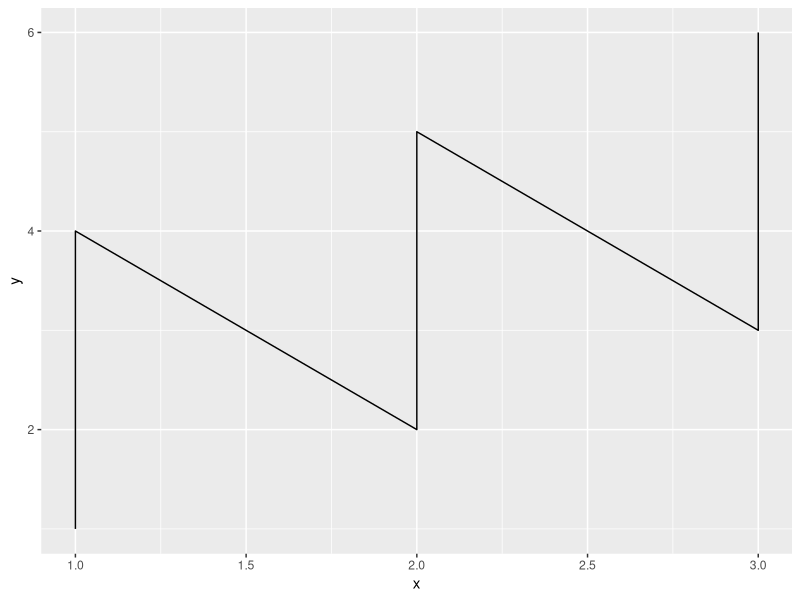
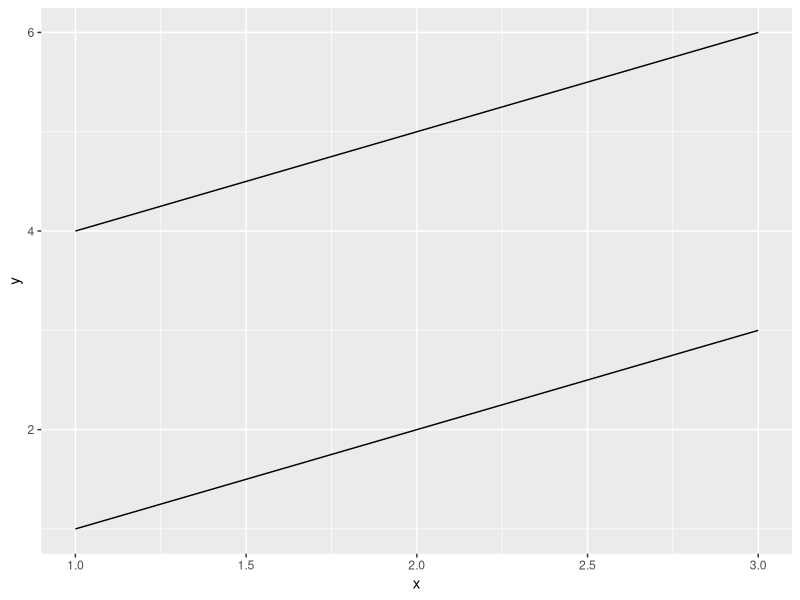
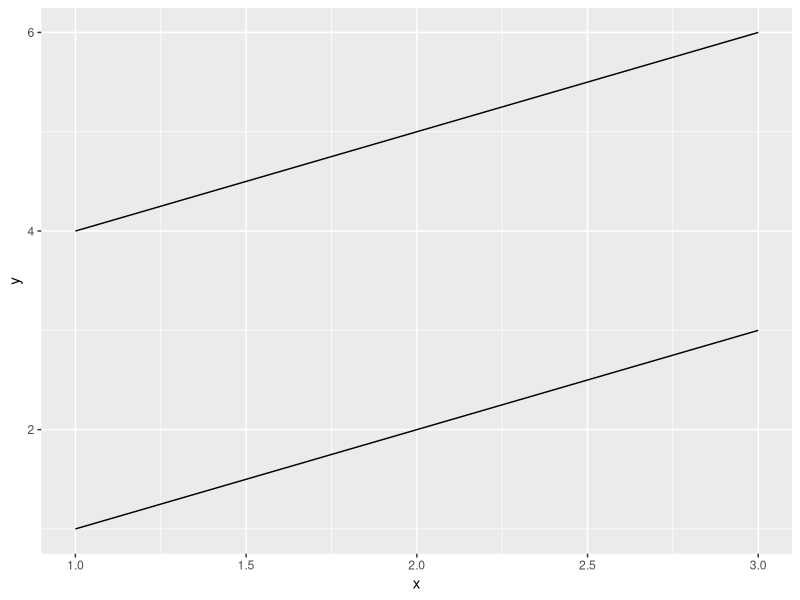
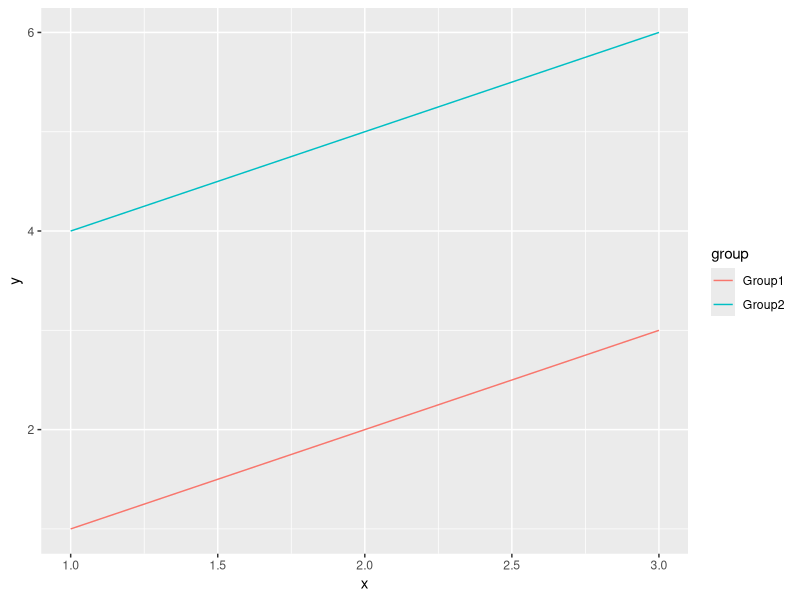
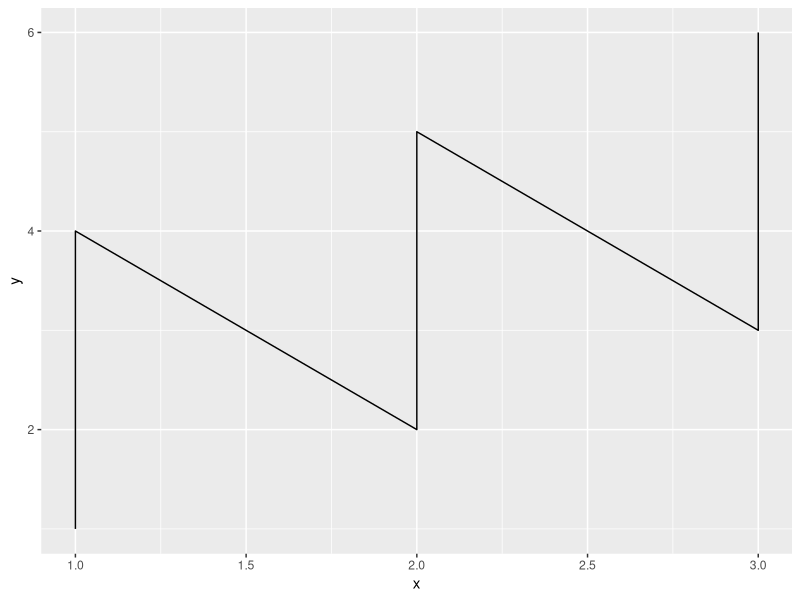
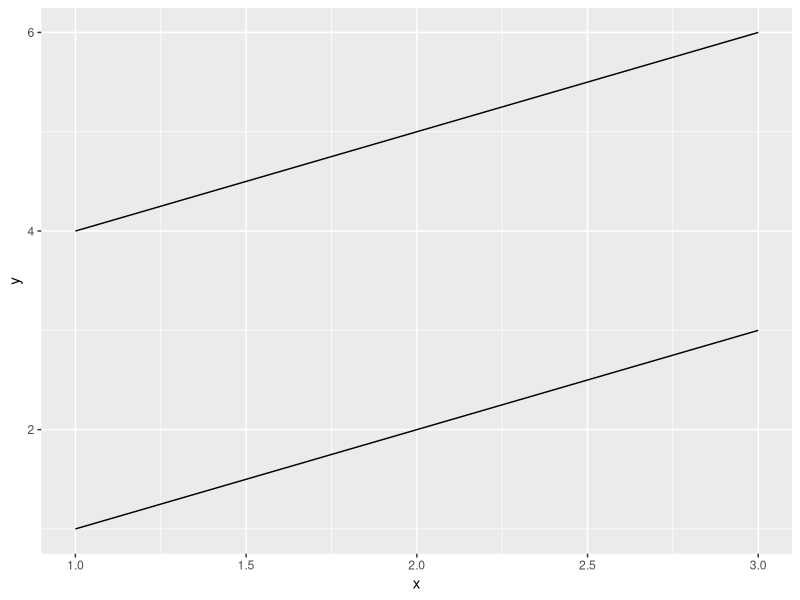
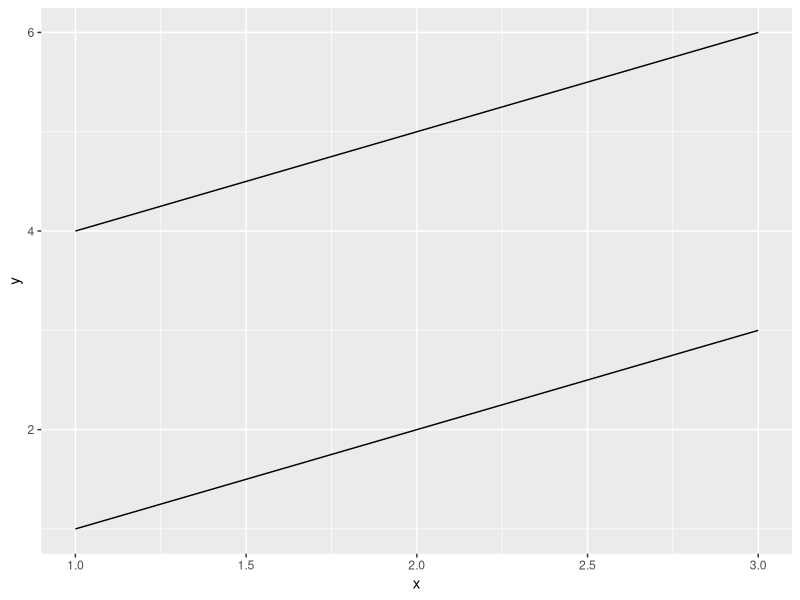
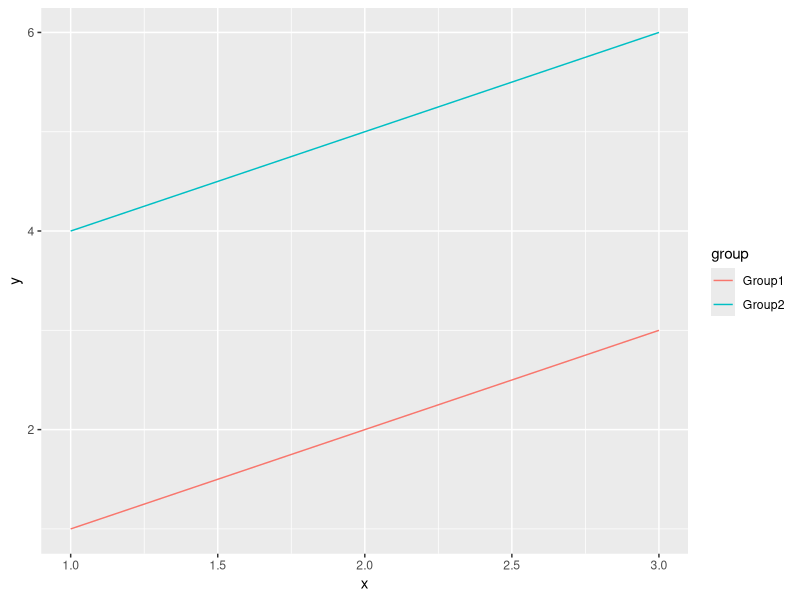

R code for these plots, in order:
library(ggplot2)

tble = data.frame('x' = rep(c(1,2,3),2),
                  'y' = c(1,2,3,4,5,6),
                  'group' = c(rep('Group1', 3), rep('Group2', 3)))
tble
ggplot(tble, aes(x,y)) + geom_line()
ggsave('../../images/answers/a_07122020_1.png', width=300, height=180, units='mm')

ggplot(tble, aes(x,y,group=group)) + geom_line()
ggsave('../../images/answers/a_07122020_2.png', width=300, height=180, units='mm')

ggplot(tble, aes(x,y,fill=group)) + geom_line()
ggsave('../../images/answers/a_07122020_3.png', width=300, height=180, units='mm')

ggplot(tble, aes(x,y,color=group)) + geom_line()
ggsave('../../images/answers/a_07122020_4.png', width=300, height=180, units='mm')

